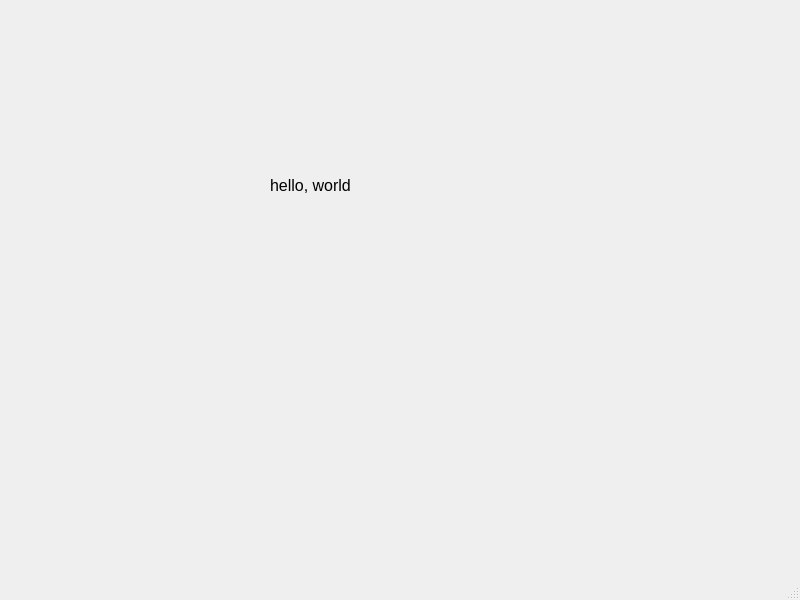
<?xml version="1.0" encoding="UTF-8"?>
<ui version="4.0">
 <class>MainWindow</class>
 <widget class="QMainWindow" name="MainWindow">
  <property name="geometry">
   <rect>
    <x>0</x>
    <y>0</y>
    <width>800</width>
    <height>600</height>
   </rect>
  </property>
  <property name="windowTitle">
   <string>MainWindow</string>
  </property>
  <widget class="QWidget" name="centralwidget">
   <widget class="QLabel" name="label">
    <property name="geometry">
     <rect>
      <x>270</x>
      <y>160</y>
      <width>141</width>
      <height>51</height>
     </rect>
    </property>
    <property name="font">
     <font>
      <pointsize>12</pointsize>
     </font>
    </property>
    <property name="text">
     <string>hello, world</string>
    </property>
   </widget>
  </widget>
  <widget class="QMenuBar" name="menubar">
   <property name="geometry">
    <rect>
     <x>0</x>
     <y>0</y>
     <width>800</width>
     <height>17</height>
    </rect>
   </property>
  </widget>
  <widget class="QStatusBar" name="statusbar"/>
 </widget>
 <resources/>
 <connections/>
</ui>
